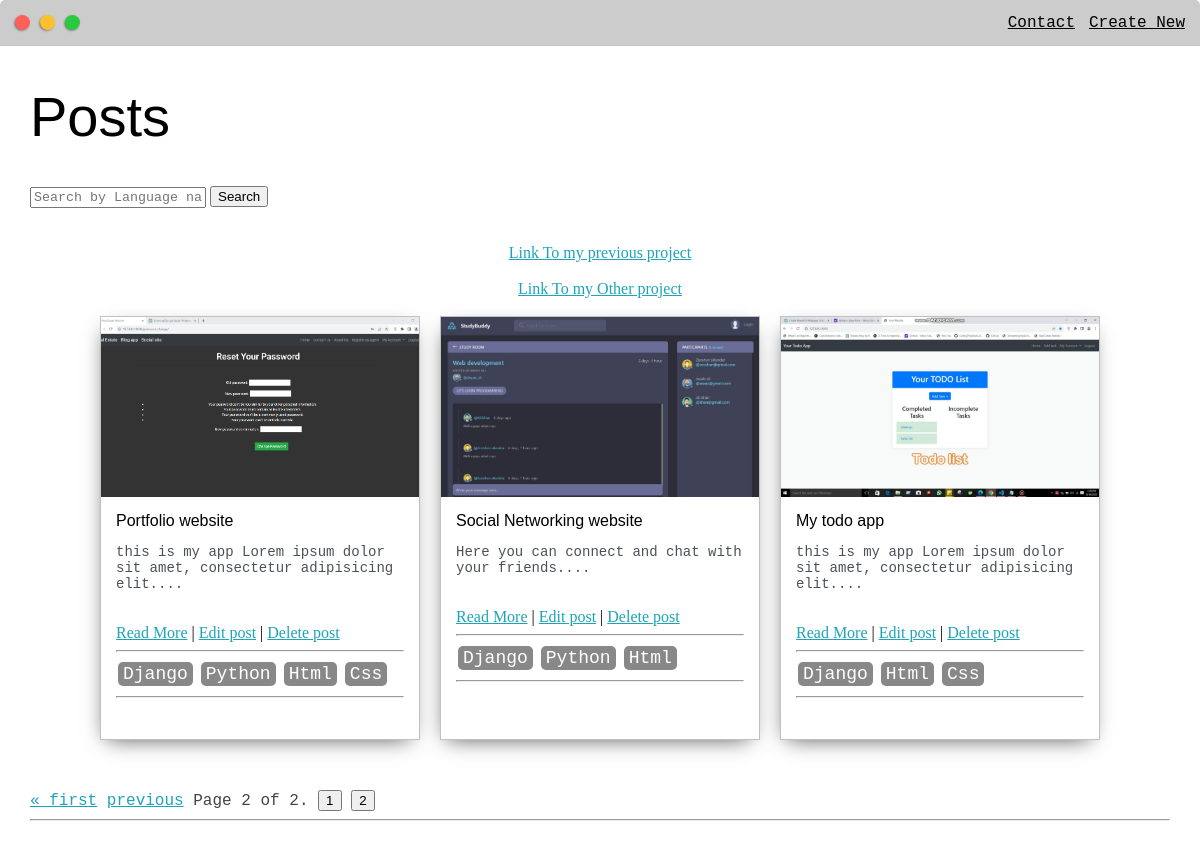
The app's page /posts?page=2 (signed in) with its own data.
### webapp/models.py (models this page shows, shortened)
class posts(models.Model):
    headline = models.CharField( max_length=50)
    sub_headline = models.CharField( max_length=250)
    thumbnail= models.ImageField(null=True , blank=True , default='desktop wallpaper.jpg')
    body = models.TextField(null=True , blank=True)
    created = models.DateTimeField( auto_now_add=True)
    tags=models.ManyToManyField(tags, null=True)

class tags(models.Model):
    name = models.CharField( max_length=50)
    def __str__(self):
        return self.name

### webapp/views.py (the view)
# urls.py: path('posts' ,views.Posts, name='posts'),
def Posts(request):
    items_per_page = 3  # Define how many items per page you want to display
    search_query = request.GET.get('q', '')  # Get the search query from the URL parameter
    queryset = posts.objects.all()
    if search_query:
        queryset=queryset.filter( Q(tags__name__icontains=search_query))
    queryset = queryset.distinct()
    paginator = Paginator(queryset, items_per_page)
    page = request.GET.get('page')  # Get the current page number from the request
    items = paginator.get_page(page)
    return render(request, 'webapp/post.html', {'items': items, 'search_query': search_query})

### webapp/templates/webapp/post.html (shortened to what this page needs)
{% extends "webapp/base.html" %}
{% load static %}
{% block content %}
<div class='main-container'>
    <h1>Posts</h1>
    <form action="{% url 'posts' %}" method="get">
        <input type="text" name="q" placeholder="Search by Language name    " value="{{ search_query }}">
        <button type="submit">Search</button>
    </form>
    <br>
    <br>
    <div style="text-align: center;">
    <a  href="https://zeeshansikander07.pythonanywhere.com/">Link To my previous project</a>
    <br>
    <br>
    <a  href="https://zeeshansikander.pythonanywhere.com/">Link To my Other project</a>
    <br>
</div>
    <br>
    {% if items %}
        <div class="post-wrapper">
            {% for post in items %}
                <div class="post">
                    <img class="thumbnail" src="{{ post.thumbnail.url }}">
                    <div class="post-preview">
                        <h6 class="post-title">{{ post.headline }}</h6>
                        <p class="post-intro">{{ post.sub_headline }}....</p>
                        <br>
                        <a href="{% url 'post' post.id %}">Read More</a> |
                        {% if request.user.is_authenticated %}
                            <a href="{% url 'edit' post.id %}">Edit post</a> |
                            <a href="{% url 'delete' post.id %}">Delete post</a>
                        {% endif %}
                        <hr>
                        {% for tag in post.tags.all %}
                            <span class="tags">{{ tag }}</span>
                        {% endfor %}
                        <hr>
                        <br>
                    </div>
                </div>
            {% endfor %}
        </div>
        <div class="pagination">
            <span class="step-links">
                {% if items.has_previous %}
                    <a href="?page=1">&laquo; first</a>
                    <a href="?page={{ items.previous_page_number }}">previous</a>
                {% endif %}
                <span class="current-page">
                    Page {{ items.number }} of {{ items.paginator.num_pages }}.
                </span>
                {% for i in items.paginator.page_range %}
                    {% if items.number == i %}
                        <button class="current-page-btn">{{ i }}</button>
                    {% else %}
                        <a href="?page={{ i }}"><button class="page-btn">{{ i }}</button></a>
                    {% endif %}
                {% endfor %}
                <hr>
            </span>
        </div>
    {% else %}
        <p>No posts found matching your search criteria.</p>
    {% endif %}
</div>
{% endblock content %}

### static/css/default.css (style rules this page uses)
:root { --mainColor:#cdcccc; --secondaryColor:#fef3f3; --borderColor:#c1c1c1; --mainText:black; --secondaryText:#404549; --themeDotBorder:#24292e; --previewBg:rgb(251, 249, 243, 0.8); --previewShadow:#f0ead6; --buttonColor:rgb(26, 120, 43); }
html, body { padding: 0; margin: 0; scroll-behavior: smooth; }
body * { transition: 0.3s; }
h1, h2, h3, h4, h5, h6, strong { color: var(--mainText); font-family: 'Russo One', sans-serif; font-weight: 500; }
p, li, span, label, input, textarea { color: var(--secondaryText); font-family: 'Roboto Mono', monospace; }
a { color:rgb(28, 164, 184); }
h1 { font-size: 56px; }
h6 { font-size: 16px; }
.main-container { width: 1200px; margin: 0 auto; }
.post-wrapper { display: grid; grid-template-columns: repeat(auto-fit, 320px); gap:20px; justify-content: center; padding-bottom: 50px; }
.post { border:1px solid var(--borderColor); -webkit-box-shadow: -2px 7px 21px -9px rgba(0,0,0,0.75); -moz-box-shadow: -2px 7px 21px -9px rgba(0,0,0,0.75); box-shadow: -2px 7px 21px -9px rgba(0,0,0,0.75); }
.thumbnail { display: block; width: 100%; height:180px; object-fit: cover; }
.post-preview { background-color: #fff; padding:15px; }
.post-title { color:black; margin: 0; }
.post-intro { color:#4b5156; font-size: 14px; }
.tags { display: inline-block; color: #fff; background-color: #3300ff; border-radius: 5px; margin: 2px; padding: 2px , 5px; font-size: 12px; }
@media screen and (max-width: 1200px) { .main-container { width: 95%; } }

### webapp/templates/webapp/base.html (style rules this page uses)
body { padding-bottom: 60px; }

### webapp/templates/webapp/post.html (style rules this page uses)
.tags { display: inline-block; color: #fff; background-color: #888; border-radius: 5px; margin: 2px; padding: 2px 5px; font-size: 18px; }

### records on screen
posts: thumbnail (picture), headline "Portfolio website", sub_headline "this is my app Lorem ipsum dolor sit amet, consectetur adipisicing elit"
tags: name "Django"
tags: name "Python"
tags: name "Html"
tags: name "Css"
posts: thumbnail (picture), headline "Social Networking website", sub_headline "Here you can connect and chat with your friends"
posts: thumbnail (picture), headline "My todo app", sub_headline "this is my app Lorem ipsum dolor sit amet, consectetur adipisicing elit"

### other values on screen
{{ items.number }} "2"
{{ items.paginator.num_pages }} "2"
{{ i }} "1"
{{ i }} "2"
